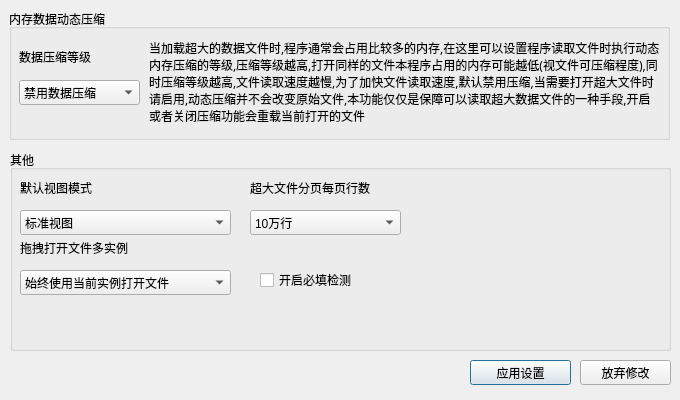
<?xml version="1.0" encoding="UTF-8"?>
<ui version="4.0">
 <class>DialogPreference</class>
 <widget class="QDialog" name="DialogPreference">
  <property name="geometry">
   <rect>
    <x>0</x>
    <y>0</y>
    <width>680</width>
    <height>400</height>
   </rect>
  </property>
  <property name="minimumSize">
   <size>
    <width>680</width>
    <height>400</height>
   </size>
  </property>
  <property name="maximumSize">
   <size>
    <width>680</width>
    <height>400</height>
   </size>
  </property>
  <property name="windowTitle">
   <string>首选项</string>
  </property>
  <widget class="QGroupBox" name="groupBox">
   <property name="geometry">
    <rect>
     <x>9</x>
     <y>9</y>
     <width>661</width>
     <height>131</height>
    </rect>
   </property>
   <property name="title">
    <string>内存数据动态压缩</string>
   </property>
   <widget class="QComboBox" name="comboBox">
    <property name="geometry">
     <rect>
      <x>10</x>
      <y>71</y>
      <width>121</width>
      <height>25</height>
     </rect>
    </property>
    <property name="focusPolicy">
     <enum>Qt::NoFocus</enum>
    </property>
    <item>
     <property name="text">
      <string>禁用数据压缩</string>
     </property>
    </item>
    <item>
     <property name="text">
      <string>自适应压缩</string>
     </property>
    </item>
    <item>
     <property name="text">
      <string>轻度压缩</string>
     </property>
    </item>
    <item>
     <property name="text">
      <string>中度压缩</string>
     </property>
    </item>
    <item>
     <property name="text">
      <string>高度压缩</string>
     </property>
    </item>
   </widget>
   <widget class="QLabel" name="label">
    <property name="geometry">
     <rect>
      <x>10</x>
      <y>40</y>
      <width>91</width>
      <height>16</height>
     </rect>
    </property>
    <property name="text">
     <string>数据压缩等级</string>
    </property>
   </widget>
   <widget class="QLabel" name="label_2">
    <property name="geometry">
     <rect>
      <x>140</x>
      <y>30</y>
      <width>511</width>
      <height>91</height>
     </rect>
    </property>
    <property name="font">
     <font>
      <family>Agency FB</family>
      <pointsize>9</pointsize>
     </font>
    </property>
    <property name="text">
     <string>当加载超大的数据文件时,程序通常会占用比较多的内存,在这里可以设置程序读取文件时执行动态内存压缩的等级,压缩等级越高,打开同样的文件本程序占用的内存可能越低(视文件可压缩程度),同时压缩等级越高,文件读取速度越慢,为了加快文件读取速度,默认禁用压缩,当需要打开超大文件时请启用,动态压缩并不会改变原始文件,本功能仅仅是保障可以读取超大数据文件的一种手段,开启或者关闭压缩功能会重载当前打开的文件</string>
    </property>
    <property name="alignment">
     <set>Qt::AlignLeading|Qt::AlignLeft|Qt::AlignTop</set>
    </property>
    <property name="wordWrap">
     <bool>true</bool>
    </property>
   </widget>
  </widget>
  <widget class="QGroupBox" name="groupBox_2">
   <property name="geometry">
    <rect>
     <x>10</x>
     <y>150</y>
     <width>661</width>
     <height>201</height>
    </rect>
   </property>
   <property name="title">
    <string>其他</string>
   </property>
   <widget class="QComboBox" name="comboBox_2">
    <property name="geometry">
     <rect>
      <x>10</x>
      <y>60</y>
      <width>211</width>
      <height>25</height>
     </rect>
    </property>
    <property name="focusPolicy">
     <enum>Qt::NoFocus</enum>
    </property>
    <property name="toolTip">
     <string>&lt;html&gt;&lt;head/&gt;&lt;body&gt;&lt;p&gt;在这里选择程序打开时默认的视图模式&lt;/p&gt;&lt;/body&gt;&lt;/html&gt;</string>
    </property>
    <item>
     <property name="text">
      <string>标准视图</string>
     </property>
    </item>
    <item>
     <property name="text">
      <string>精简视图</string>
     </property>
    </item>
   </widget>
   <widget class="QLabel" name="label_3">
    <property name="geometry">
     <rect>
      <x>10</x>
      <y>30</y>
      <width>91</width>
      <height>16</height>
     </rect>
    </property>
    <property name="text">
     <string>默认视图模式</string>
    </property>
   </widget>
   <widget class="QLabel" name="label_4">
    <property name="geometry">
     <rect>
      <x>10</x>
      <y>90</y>
      <width>171</width>
      <height>16</height>
     </rect>
    </property>
    <property name="text">
     <string>拖拽打开文件多实例</string>
    </property>
   </widget>
   <widget class="QComboBox" name="comboBox_3">
    <property name="geometry">
     <rect>
      <x>10</x>
      <y>120</y>
      <width>211</width>
      <height>25</height>
     </rect>
    </property>
    <property name="focusPolicy">
     <enum>Qt::NoFocus</enum>
    </property>
    <property name="toolTip">
     <string>&lt;html&gt;&lt;head/&gt;&lt;body&gt;&lt;p&gt;拖放文件到程序界面时,在当前实例打开新的文件还是新建一个实例打开&lt;br/&gt;&lt;/p&gt;&lt;/body&gt;&lt;/html&gt;</string>
    </property>
    <item>
     <property name="text">
      <string>始终使用当前实例打开文件</string>
     </property>
    </item>
    <item>
     <property name="text">
      <string>使用新实例打开新不同文件</string>
     </property>
    </item>
    <item>
     <property name="text">
      <string>始终使用新实例打开新文件</string>
     </property>
    </item>
   </widget>
   <widget class="QLabel" name="label_5">
    <property name="geometry">
     <rect>
      <x>240</x>
      <y>30</y>
      <width>131</width>
      <height>16</height>
     </rect>
    </property>
    <property name="text">
     <string>超大文件分页每页行数</string>
    </property>
   </widget>
   <widget class="QComboBox" name="comboBox_4">
    <property name="geometry">
     <rect>
      <x>240</x>
      <y>60</y>
      <width>151</width>
      <height>25</height>
     </rect>
    </property>
    <property name="focusPolicy">
     <enum>Qt::NoFocus</enum>
    </property>
    <property name="toolTip">
     <string>&lt;html&gt;&lt;head/&gt;&lt;body&gt;&lt;p&gt;针对大文件的分页每页行数,选择10万行每页,则记录数低于10万时不分页&lt;/p&gt;&lt;p&gt;每页能承载的最大行数和你的电脑内存有关,内存较低时建议配置10万行每页&lt;/p&gt;&lt;p&gt;&lt;br/&gt;&lt;/p&gt;&lt;/body&gt;&lt;/html&gt;</string>
    </property>
    <item>
     <property name="text">
      <string>10万行</string>
     </property>
    </item>
    <item>
     <property name="text">
      <string>20万行</string>
     </property>
    </item>
    <item>
     <property name="text">
      <string>50万行</string>
     </property>
    </item>
    <item>
     <property name="text">
      <string>100万行</string>
     </property>
    </item>
    <item>
     <property name="text">
      <string>200万行(占用内存较大)</string>
     </property>
    </item>
   </widget>
   <widget class="QCheckBox" name="checkBox">
    <property name="geometry">
     <rect>
      <x>250</x>
      <y>120</y>
      <width>131</width>
      <height>20</height>
     </rect>
    </property>
    <property name="text">
     <string>开启必填检测</string>
    </property>
   </widget>
  </widget>
  <widget class="QPushButton" name="pushButton">
   <property name="geometry">
    <rect>
     <x>470</x>
     <y>360</y>
     <width>101</width>
     <height>25</height>
    </rect>
   </property>
   <property name="text">
    <string>应用设置</string>
   </property>
  </widget>
  <widget class="QPushButton" name="pushButton_2">
   <property name="geometry">
    <rect>
     <x>580</x>
     <y>360</y>
     <width>91</width>
     <height>25</height>
    </rect>
   </property>
   <property name="text">
    <string>放弃修改</string>
   </property>
  </widget>
 </widget>
 <resources/>
 <connections/>
</ui>
